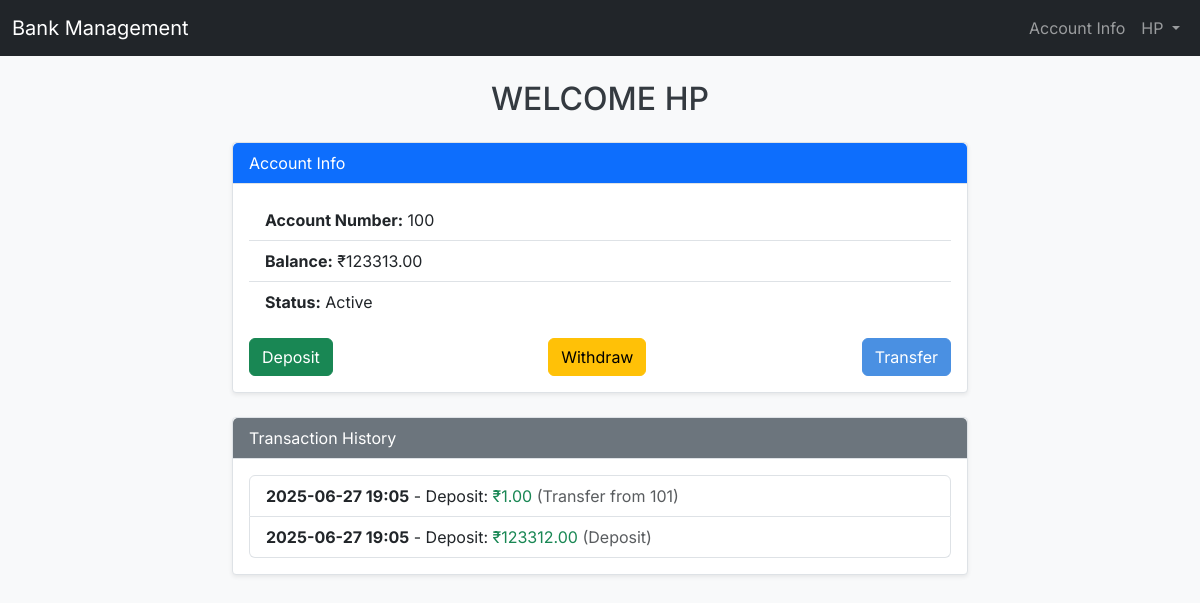
The app's page /dashboard/ (signed in) with its own data.
### core/models.py (models this page shows, shortened)
class BankAccount(models.Model):
    user = models.ForeignKey(User, on_delete=models.CASCADE)
    account_number = models.CharField(max_length=12, unique=True)
    balance = models.DecimalField(max_digits=12, decimal_places=2, default=0.00)
    is_active = models.BooleanField(default=True)
    first_name = models.CharField(max_length=50, blank=True, null=True)
    last_name = models.CharField(max_length=50, blank=True, null=True)
    date_of_birth = models.DateField(blank=True, null=True)
    address = models.TextField(blank=True, null=True)
    phone_number = models.CharField(max_length=20, blank=True, null=True)
    created_at = models.DateTimeField(auto_now_add=True)

class Transaction(models.Model):
    TRANSACTION_TYPES = (
        ('deposit', 'Deposit'),
        ('withdrawal', 'Withdrawal'),
        ('transfer', 'Transfer'),
    )
    account = models.ForeignKey(BankAccount, on_delete=models.CASCADE, related_name='transactions')
    type = models.CharField(max_length=10, choices=TRANSACTION_TYPES)
    amount = models.DecimalField(max_digits=12, decimal_places=2)
    timestamp = models.DateTimeField(auto_now_add=True)
    description = models.TextField(blank=True)

### core/views.py (the view, shortened to what this page needs)
# urls.py: path('dashboard/', views.dashboard_view, name='dashboard'),
@login_required
def dashboard_view(request):
    account = BankAccount.objects.filter(user=request.user).first()
    transactions = Transaction.objects.filter(account=account).order_by('-timestamp') if account else []
    decoded_number = account.account_number if account else None
    return render(request, 'core/dashboard.html', {
        'account': account,
        'transactions': transactions,
        'decoded_number': decoded_number,
    })

### templates/core/dashboard.html (shortened to what this page needs)
{% extends 'core/base.html' %}
{% block content %}
<h2 class="mb-4 text-center">WELCOME {{ user.username }}</h2>
{% if account %}
<div class="row mb-4">
  <div class="col-md-8 mx-auto">
    <div class="card shadow-sm">
      <div class="card-header bg-primary text-white">Account Info</div>
      <div class="card-body">
        <ul class="list-group list-group-flush mb-3">
          <li class="list-group-item"><strong>Account Number:</strong> {{ decoded_number }}</li>
          <li class="list-group-item"><strong>Balance:</strong> ₹{{ account.balance }}</li>
          <li class="list-group-item"><strong>Status:</strong> {{ account.is_active|yesno:"Active,Inactive" }}</li>
        </ul>
        <div class="d-flex justify-content-between">
          <a class="btn btn-success" href="{% url 'deposit' %}">Deposit</a>
          <a class="btn btn-warning" href="{% url 'withdraw' %}">Withdraw</a>
          <a class="btn btn-primary" href="{% url 'transfer' %}">Transfer</a>
        </div>
      </div>
    </div>
  </div>
</div>
<div class="row">
  <div class="col-md-8 mx-auto">
    <div class="card shadow-sm">
      <div class="card-header bg-secondary text-white">Transaction History</div>
      <div class="card-body">
        {% if transactions %}
        <ul class="list-group">
          {% for txn in transactions %}
          <li class="list-group-item">
            <span class="fw-bold">{{ txn.timestamp|date:"Y-m-d H:i" }}</span> -
            <span class="text-capitalize">{{ txn.get_type_display }}</span>:
            <span class="text-success">₹{{ txn.amount }}</span>
            {% if txn.description %}<span class="text-muted">({{ txn.description }})</span>{% endif %}
          </li>
          {% endfor %}
        </ul>
        {% else %}
        <p class="text-muted mb-0">No transactions have been made on this account yet.</p>
        {% endif %}
      </div>
    </div>
  </div>
</div>
{% endif %}
{% endblock %}

### templates/core/base.html (shortened to what this page needs)
{% load static %}
<!DOCTYPE html>
<html lang="en">
<head>
  <link href="https://cdn.jsdelivr.net/npm/bootstrap@5.3.2/dist/css/bootstrap.min.css" rel="stylesheet" />
  <link href="https://cdn.jsdelivr.net/npm/bootstrap-icons@1.11.3/font/bootstrap-icons.css" rel="stylesheet">
  <link rel="stylesheet" href="{% static 'css/custom.css' %}">
</head>
<body>
  <nav class="navbar navbar-expand-lg navbar-dark bg-dark mb-4">
    <div class="container-fluid">
      <a class="navbar-brand" href="/">Bank Management</a>
      <div class="collapse navbar-collapse">
        <ul class="navbar-nav ms-auto mb-2 mb-lg-0">
          {% if user.is_authenticated %}
          <li class="nav-item">
            <a class="nav-link" href="{% url 'account_info' %}">Account Info</a>
          </li>
          <li class="nav-item dropdown">
            <a class="nav-link dropdown-toggle" href="#" id="profileDropdown" role="button" data-bs-toggle="dropdown"
              aria-expanded="false">
              {{ user.username }}
            </a>
          </li>
          {% endif %}
        </ul>
      </div>
    </div>
  </nav>
  <div class="container">
    {% block content %}{% endblock %}
  </div>
</body>
</html>

### core/static/css/custom.css (style rules this page uses)
:root { --primary: #4a90e2; --secondary: #6c757d; --success: #28a745; --danger: #dc3545; --warning: #ffc107; --info: #17a2b8; --light: #f8f9fa; --dark: #343a40; --bs-body-font-family: "Inter", sans-serif; }
body { background-color: var(--light); color: var(--dark); font-family: Arial, sans-serif; }
.btn-primary { background-color: var(--primary) !important; border-color: var(--primary) !important; }
.card { border: 1px solid #dee2e6; border-radius: 0.25rem; }
.card-header { background-color: var(--primary); color: white; border-bottom: 1px solid #dee2e6; }
.navbar { border-radius: 0; }
.btn, .card, .alert, .form-control, .navbar, .dropdown-menu { transition: all 0.2s cubic-bezier(0.4, 0, 0.2, 1); }

### templates/core/base.html (style rules this page uses)
body { font-family: 'Inter', sans-serif; }
.btn, .card { transition: all 0.2s ease-in-out; }

### records on screen
BankAccount: account_number "100", balance "123313.00", is_active "Active"
Transaction: timestamp "2025-06-27 19:05", type "Deposit", amount "1.00", description "Transfer from 101"
Transaction: timestamp "2025-06-27 19:05", type "Deposit", amount "123312.00", description "Deposit"

### other values on screen
{{ user.username }} "HP"
